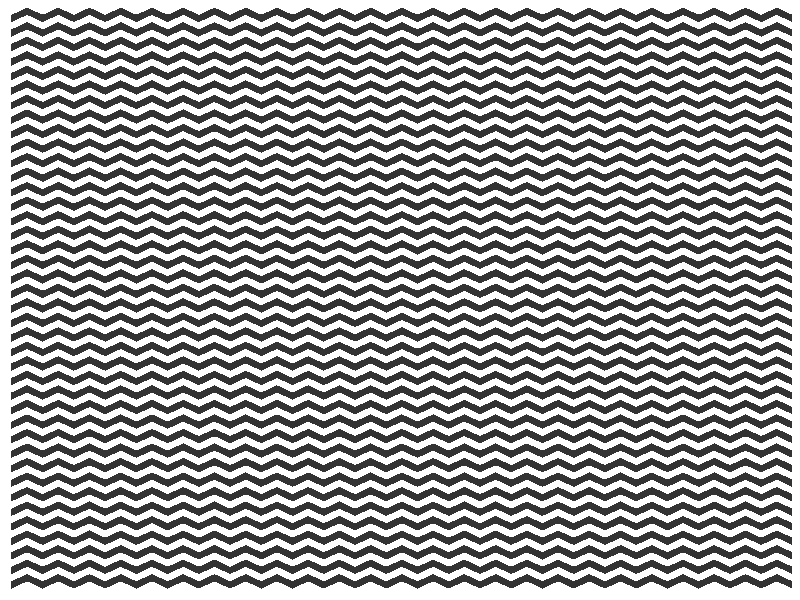
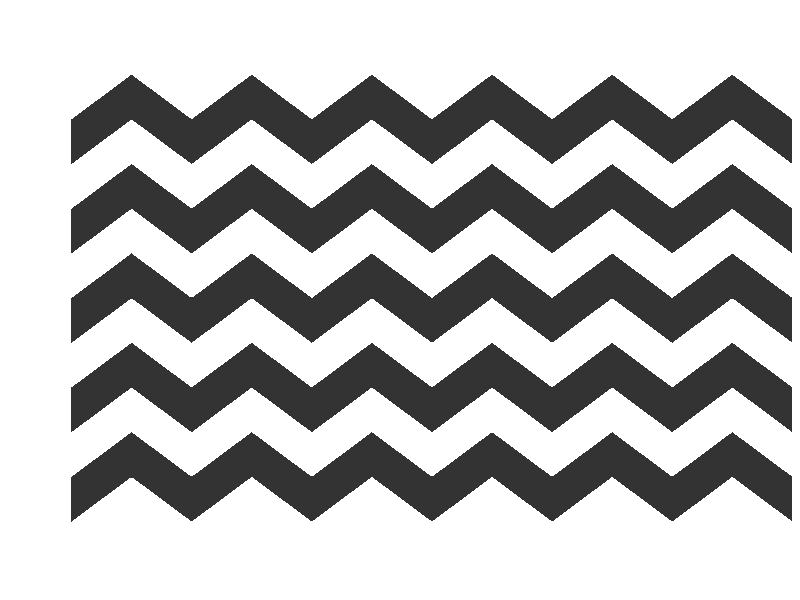

These charts were generated, in order, by the following R code:
library(ggplot2)

zigzag_list = list()

for (line in seq(40)){
  y <- c(rep(c(0,1),25),0) + (line*2)
  x <- rep(seq(51), 1)
  z <- as.factor(line)
  zz <- data.frame(y,x,z)
  zigzag_list[[line]] <- zz # add it to your list
  
  }
zigzags = do.call(rbind, zigzag_list)

png("~/Work/TBooker.github.io/img/bigzigzags.png", width = 65, height = 65)

ggplot(data = zigzags, aes ( x = x, y = y, group = z))+
  geom_ribbon(aes(ymax = y+0.5, ymin = y-0.5))+
  scale_x_continuous( expand = c(0,0) )+
  scale_y_continuous( expand = c(0,0) )+
  theme_bw() +
  theme(panel.border = element_blank(),
        panel.grid.major = element_blank(),
        panel.grid.minor = element_blank(),
        axis.line =  element_blank(),
        axis.title =  element_blank(),
        axis.text =  element_blank(),
        axis.ticks =  element_blank())
dev.off()


png("~/Work/TBooker.github.io/img/lilzigzags.png", width = 65, height = 65)

ggplot(data = zigzags, aes ( x = x, y = y, group = z))+
  geom_ribbon(aes(ymax = y+0.5, ymin = y-0.5))+
  theme_bw() +
  scale_x_continuous(limits = c(0,13), expand = c(0,0) )+
  scale_y_continuous(limits = c(0,13), expand = c(0,0) )+
  theme(panel.border = element_blank(),
        panel.grid.major = element_blank(),
        panel.grid.minor = element_blank(),
        axis.line =  element_blank(),
        axis.title =  element_blank(),
        axis.text =  element_blank(),
        axis.ticks =  element_blank())
dev.off()